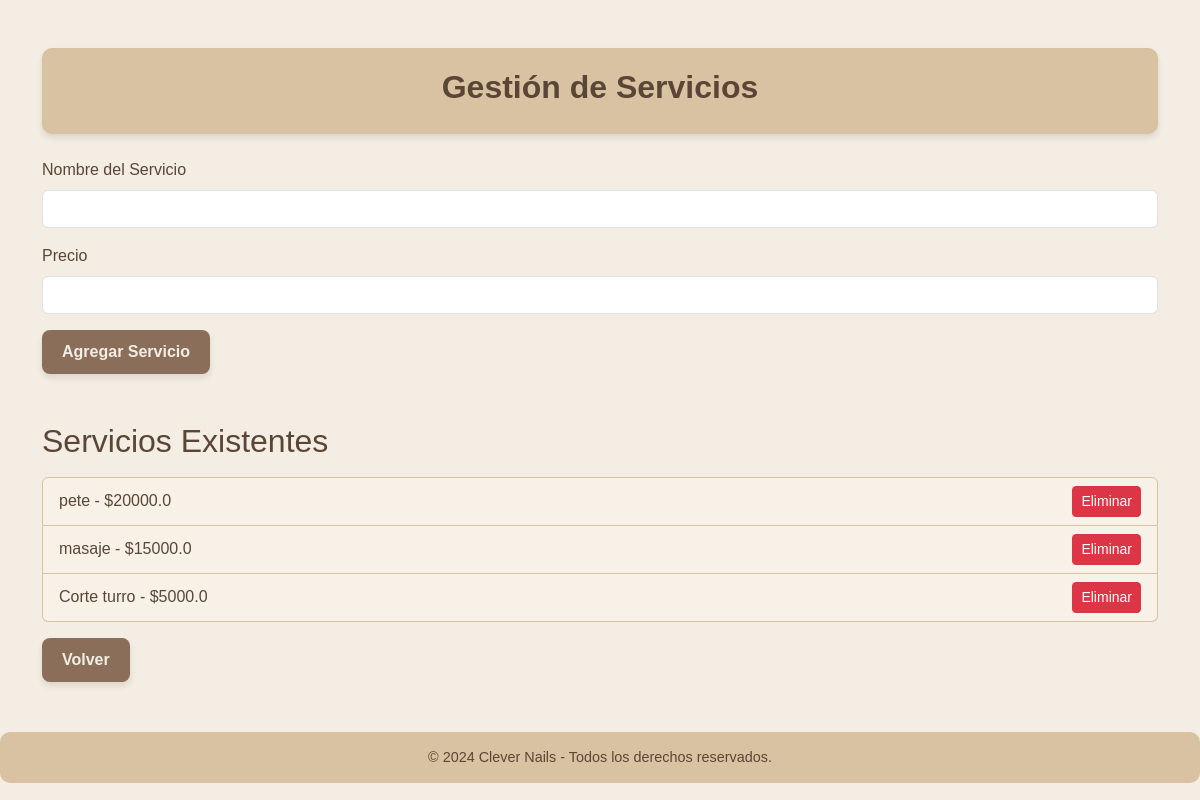
/services, run on the app's committed database.
### tables this page shows
CREATE TABLE services (
        id INTEGER PRIMARY KEY,
        name TEXT,
        price REAL
    );

### app/routes/services.py (the view)
@services_bp.route("/services", methods=["GET", "POST"])
def services():
    if request.method == "POST":
        name = request.form.get("name")
        price = request.form.get("price")
        if name and price:
            query_db("INSERT INTO services (name, price) VALUES (?, ?)", (name, float(price)))
        return redirect(url_for("services.services"))  # Especifica el endpoint del blueprint
    services = query_db("SELECT * FROM services")
    return render_template("services.html", services=services)

### app/database.py (called while the page is built)
def query_db(query, args=(), one=False):
    conn = sqlite3.connect("manicure_shop.db")
    conn.row_factory = sqlite3.Row
    cursor = conn.cursor()
    cursor.execute(query, args)
    rv = cursor.fetchall()
    conn.commit()
    conn.close()
    return (rv[0] if rv else None) if one else rv

### templates/services.html (shortened to what this page needs)
<!DOCTYPE html>
<html lang="en">
<head>
    <link rel="stylesheet" href="https://cdn.jsdelivr.net/npm/bootstrap@5.3.0-alpha1/dist/css/bootstrap.min.css">
</head>
<body>
    <div class="container mt-5">
        <div class="header">
            <h1>Gestión de Servicios</h1>
        </div>
        <form method="POST" class="mt-4">
            <div class="mb-3">
                <label for="name" class="form-label">Nombre del Servicio</label>
                <input type="text" class="form-control" id="name" name="name" required>
            </div>
            <div class="mb-3">
                <label for="price" class="form-label">Precio</label>
                <input type="number" step="0.01" class="form-control" id="price" name="price" required>
            </div>
            <button type="submit" class="btn btn-custom">Agregar Servicio</button>
        </form>
        <h2 class="mt-5">Servicios Existentes</h2>
        <ul class="list-group mt-3">
            {% for service in services %}
                <li class="list-group-item d-flex justify-content-between align-items-center">
                    {{ service['name'] }} - ${{ service['price'] }}
                    <form method="POST" action="/delete-service" style="margin: 0;">
                        <button type="submit" class="btn btn-danger btn-sm">Eliminar</button>
                    </form>
                </li>
            {% endfor %}
        </ul>
        <a href="/" class="btn btn-custom mt-3">Volver</a>
    </div>
    <footer>
        &copy; 2024 Clever Nails - Todos los derechos reservados.    </footer>
</body>
</html>

### templates/services.html (style rules this page uses)
body { background-color: #f4ede3; font-family: 'Arial', sans-serif; color: #5a4636; }
.header { background: #d9c2a2; padding: 20px; border-radius: 10px; text-align: center; box-shadow: 0 4px 6px rgba(0, 0, 0, 0.1); }
.header h1 { font-size: 2rem; font-weight: bold; color: #5a4636; }
.btn-custom { background: #8a6e5a; color: #f4ede3; border: none; padding: 10px 20px; font-size: 1rem; font-weight: bold; border-radius: 8px; box-shadow: 0 4px 6px rgba(0, 0, 0, 0.1); }
.list-group-item { background-color: #f8f1e7; color: #5a4636; border: 1px solid #d9c2a2; }
footer { margin-top: 50px; background: #d9c2a2; padding: 15px; text-align: center; color: #5a4636; border-radius: 10px; font-size: 0.9rem; }

### data on the page
services: name "pete", price "20000.0"
services: name "masaje", price "15000.0"
services: name "Corte turro", price "5000.0"
